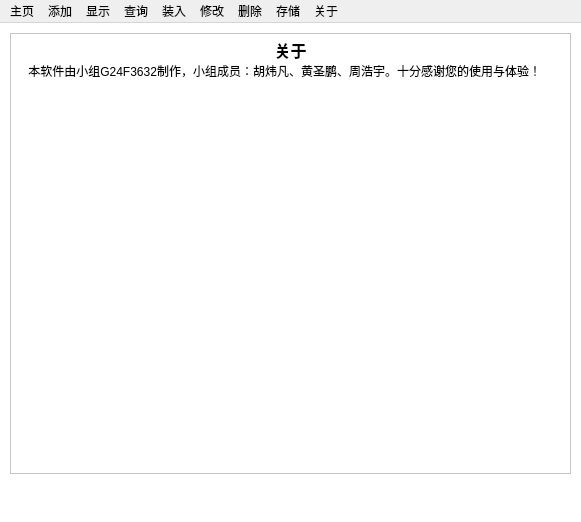
<?xml version="1.0" encoding="UTF-8"?>
<ui version="4.0">
 <class>MainWindow</class>
 <widget class="QMainWindow" name="MainWindow">
  <property name="geometry">
   <rect>
    <x>0</x>
    <y>0</y>
    <width>581</width>
    <height>522</height>
   </rect>
  </property>
  <property name="windowTitle">
   <string>MainWindow</string>
  </property>
  <widget class="QWidget" name="centralwidget">
   <widget class="QWidget" name="homePageWidget" native="true">
    <property name="geometry">
     <rect>
      <x>0</x>
      <y>0</y>
      <width>581</width>
      <height>501</height>
     </rect>
    </property>
    <property name="styleSheet">
     <string notr="true">QWidget {
	background: white;
}</string>
    </property>
    <widget class="QLabel" name="label">
     <property name="geometry">
      <rect>
       <x>190</x>
       <y>310</y>
       <width>191</width>
       <height>41</height>
      </rect>
     </property>
     <property name="font">
      <font>
       <pointsize>12</pointsize>
      </font>
     </property>
     <property name="text">
      <string>欢迎使用通讯录管理系统！</string>
     </property>
    </widget>
    <widget class="QLabel" name="label_2">
     <property name="geometry">
      <rect>
       <x>180</x>
       <y>370</y>
       <width>211</width>
       <height>41</height>
      </rect>
     </property>
     <property name="font">
      <font>
       <pointsize>12</pointsize>
      </font>
     </property>
     <property name="text">
      <string>请点击左侧按钮选择对应功能</string>
     </property>
    </widget>
    <widget class="QLabel" name="label_27">
     <property name="geometry">
      <rect>
       <x>220</x>
       <y>250</y>
       <width>131</width>
       <height>41</height>
      </rect>
     </property>
     <property name="font">
      <font>
       <pointsize>12</pointsize>
      </font>
     </property>
     <property name="text">
      <string>小组：G24F3632</string>
     </property>
    </widget>
    <widget class="QLabel" name="hfutLabel">
     <property name="geometry">
      <rect>
       <x>150</x>
       <y>60</y>
       <width>271</width>
       <height>161</height>
      </rect>
     </property>
     <property name="text">
      <string/>
     </property>
    </widget>
   </widget>
   <widget class="QWidget" name="addContactWidget" native="true">
    <property name="geometry">
     <rect>
      <x>0</x>
      <y>0</y>
      <width>581</width>
      <height>501</height>
     </rect>
    </property>
    <property name="styleSheet">
     <string notr="true">QWidget {
	background: white;
}</string>
    </property>
    <widget class="QLabel" name="label_5">
     <property name="geometry">
      <rect>
       <x>50</x>
       <y>40</y>
       <width>91</width>
       <height>21</height>
      </rect>
     </property>
     <property name="font">
      <font>
       <pointsize>11</pointsize>
      </font>
     </property>
     <property name="text">
      <string>联系人姓名：</string>
     </property>
    </widget>
    <widget class="QLabel" name="label_6">
     <property name="geometry">
      <rect>
       <x>50</x>
       <y>100</y>
       <width>91</width>
       <height>21</height>
      </rect>
     </property>
     <property name="font">
      <font>
       <pointsize>11</pointsize>
      </font>
     </property>
     <property name="text">
      <string>联系人电话：</string>
     </property>
    </widget>
    <widget class="QLabel" name="label_7">
     <property name="geometry">
      <rect>
       <x>50</x>
       <y>160</y>
       <width>91</width>
       <height>21</height>
      </rect>
     </property>
     <property name="font">
      <font>
       <pointsize>11</pointsize>
      </font>
     </property>
     <property name="text">
      <string>联系人邮编：</string>
     </property>
    </widget>
    <widget class="QLabel" name="label_8">
     <property name="geometry">
      <rect>
       <x>50</x>
       <y>220</y>
       <width>91</width>
       <height>21</height>
      </rect>
     </property>
     <property name="font">
      <font>
       <pointsize>11</pointsize>
      </font>
     </property>
     <property name="text">
      <string>联系人地址：</string>
     </property>
    </widget>
    <widget class="QLineEdit" name="addNameLineEdit">
     <property name="geometry">
      <rect>
       <x>150</x>
       <y>40</y>
       <width>391</width>
       <height>21</height>
      </rect>
     </property>
     <property name="font">
      <font>
       <pointsize>11</pointsize>
      </font>
     </property>
     <property name="text">
      <string/>
     </property>
    </widget>
    <widget class="QLineEdit" name="addPhoneLineEdit">
     <property name="geometry">
      <rect>
       <x>150</x>
       <y>100</y>
       <width>391</width>
       <height>21</height>
      </rect>
     </property>
     <property name="font">
      <font>
       <pointsize>11</pointsize>
      </font>
     </property>
     <property name="text">
      <string/>
     </property>
    </widget>
    <widget class="QLineEdit" name="addZipLineEdit">
     <property name="geometry">
      <rect>
       <x>150</x>
       <y>160</y>
       <width>391</width>
       <height>21</height>
      </rect>
     </property>
     <property name="font">
      <font>
       <pointsize>11</pointsize>
      </font>
     </property>
     <property name="text">
      <string/>
     </property>
    </widget>
    <widget class="QPlainTextEdit" name="addAddressPlainEdit">
     <property name="geometry">
      <rect>
       <x>150</x>
       <y>220</y>
       <width>391</width>
       <height>141</height>
      </rect>
     </property>
     <property name="font">
      <font>
       <pointsize>11</pointsize>
      </font>
     </property>
    </widget>
   </widget>
   <widget class="QWidget" name="showContactWidget" native="true">
    <property name="geometry">
     <rect>
      <x>0</x>
      <y>0</y>
      <width>581</width>
      <height>501</height>
     </rect>
    </property>
    <property name="styleSheet">
     <string notr="true">QWidget {
	background: white;
}</string>
    </property>
    <widget class="QLabel" name="label_9">
     <property name="geometry">
      <rect>
       <x>190</x>
       <y>200</y>
       <width>221</width>
       <height>51</height>
      </rect>
     </property>
     <property name="font">
      <font>
       <pointsize>12</pointsize>
      </font>
     </property>
     <property name="text">
      <string>通讯录中暂时没有联系人哦！</string>
     </property>
    </widget>
    <widget class="QTableWidget" name="contactTableWidget">
     <property name="geometry">
      <rect>
       <x>20</x>
       <y>20</y>
       <width>541</width>
       <height>431</height>
      </rect>
     </property>
     <property name="font">
      <font>
       <pointsize>11</pointsize>
      </font>
     </property>
     <attribute name="horizontalHeaderCascadingSectionResizes">
      <bool>true</bool>
     </attribute>
     <column>
      <property name="text">
       <string>姓名</string>
      </property>
     </column>
     <column>
      <property name="text">
       <string>电话</string>
      </property>
     </column>
     <column>
      <property name="text">
       <string>邮编</string>
      </property>
     </column>
     <column>
      <property name="text">
       <string>住址</string>
      </property>
     </column>
    </widget>
   </widget>
   <widget class="QWidget" name="checkContactWidget" native="true">
    <property name="geometry">
     <rect>
      <x>0</x>
      <y>0</y>
      <width>581</width>
      <height>501</height>
     </rect>
    </property>
    <property name="styleSheet">
     <string notr="true">QWidget {
	background: white;
}</string>
    </property>
    <widget class="QLabel" name="label_10">
     <property name="geometry">
      <rect>
       <x>20</x>
       <y>30</y>
       <width>151</width>
       <height>21</height>
      </rect>
     </property>
     <property name="font">
      <font>
       <pointsize>11</pointsize>
      </font>
     </property>
     <property name="text">
      <string>请输入要查询的项目：</string>
     </property>
    </widget>
    <widget class="QLineEdit" name="searchedLineEdit">
     <property name="geometry">
      <rect>
       <x>250</x>
       <y>30</y>
       <width>291</width>
       <height>21</height>
      </rect>
     </property>
     <property name="font">
      <font>
       <pointsize>11</pointsize>
      </font>
     </property>
     <property name="placeholderText">
      <string>请输入要查询的名称</string>
     </property>
    </widget>
    <widget class="QGroupBox" name="groupBox">
     <property name="geometry">
      <rect>
       <x>40</x>
       <y>80</y>
       <width>501</width>
       <height>351</height>
      </rect>
     </property>
     <property name="font">
      <font>
       <pointsize>10</pointsize>
      </font>
     </property>
     <property name="title">
      <string>查询结果</string>
     </property>
     <widget class="QLabel" name="label_11">
      <property name="geometry">
       <rect>
        <x>30</x>
        <y>50</y>
        <width>51</width>
        <height>21</height>
       </rect>
      </property>
      <property name="font">
       <font>
        <pointsize>11</pointsize>
       </font>
      </property>
      <property name="text">
       <string>姓名：</string>
      </property>
     </widget>
     <widget class="QLabel" name="label_12">
      <property name="geometry">
       <rect>
        <x>30</x>
        <y>100</y>
        <width>51</width>
        <height>21</height>
       </rect>
      </property>
      <property name="font">
       <font>
        <pointsize>11</pointsize>
       </font>
      </property>
      <property name="text">
       <string>电话：</string>
      </property>
     </widget>
     <widget class="QLabel" name="label_13">
      <property name="geometry">
       <rect>
        <x>30</x>
        <y>150</y>
        <width>51</width>
        <height>21</height>
       </rect>
      </property>
      <property name="font">
       <font>
        <pointsize>11</pointsize>
       </font>
      </property>
      <property name="text">
       <string>邮编：</string>
      </property>
     </widget>
     <widget class="QLabel" name="label_14">
      <property name="geometry">
       <rect>
        <x>30</x>
        <y>200</y>
        <width>51</width>
        <height>21</height>
       </rect>
      </property>
      <property name="font">
       <font>
        <pointsize>11</pointsize>
       </font>
      </property>
      <property name="text">
       <string>地址：</string>
      </property>
     </widget>
     <widget class="QLineEdit" name="checkNameLineEdit">
      <property name="geometry">
       <rect>
        <x>90</x>
        <y>50</y>
        <width>381</width>
        <height>21</height>
       </rect>
      </property>
     </widget>
     <widget class="QLineEdit" name="checkPhoneLineEdit">
      <property name="geometry">
       <rect>
        <x>90</x>
        <y>100</y>
        <width>381</width>
        <height>21</height>
       </rect>
      </property>
     </widget>
     <widget class="QLineEdit" name="checkZipLineEdit">
      <property name="geometry">
       <rect>
        <x>90</x>
        <y>150</y>
        <width>381</width>
        <height>21</height>
       </rect>
      </property>
     </widget>
     <widget class="QPlainTextEdit" name="checkAddressLineEdit">
      <property name="geometry">
       <rect>
        <x>90</x>
        <y>200</y>
        <width>381</width>
        <height>121</height>
       </rect>
      </property>
     </widget>
    </widget>
    <widget class="QComboBox" name="comboBox">
     <property name="geometry">
      <rect>
       <x>170</x>
       <y>30</y>
       <width>71</width>
       <height>22</height>
      </rect>
     </property>
     <property name="font">
      <font>
       <pointsize>11</pointsize>
      </font>
     </property>
     <item>
      <property name="text">
       <string>姓名</string>
      </property>
     </item>
     <item>
      <property name="text">
       <string>电话</string>
      </property>
     </item>
     <item>
      <property name="text">
       <string>邮编</string>
      </property>
     </item>
     <item>
      <property name="text">
       <string>住址</string>
      </property>
     </item>
    </widget>
   </widget>
   <widget class="QWidget" name="storeContactWidget" native="true">
    <property name="geometry">
     <rect>
      <x>0</x>
      <y>0</y>
      <width>581</width>
      <height>501</height>
     </rect>
    </property>
    <property name="styleSheet">
     <string notr="true">QWidget {
	background: white;
}</string>
    </property>
    <widget class="QLabel" name="label_15">
     <property name="geometry">
      <rect>
       <x>40</x>
       <y>30</y>
       <width>171</width>
       <height>31</height>
      </rect>
     </property>
     <property name="font">
      <font>
       <pointsize>11</pointsize>
      </font>
     </property>
     <property name="text">
      <string>请输入要保存的文件名：</string>
     </property>
    </widget>
    <widget class="QLineEdit" name="saveFileNameLineEdit">
     <property name="geometry">
      <rect>
       <x>40</x>
       <y>70</y>
       <width>461</width>
       <height>21</height>
      </rect>
     </property>
     <property name="font">
      <font>
       <pointsize>11</pointsize>
      </font>
     </property>
     <property name="placeholderText">
      <string>请在此输入要保存的文件名</string>
     </property>
    </widget>
    <widget class="QLabel" name="label_16">
     <property name="geometry">
      <rect>
       <x>510</x>
       <y>70</y>
       <width>31</width>
       <height>21</height>
      </rect>
     </property>
     <property name="font">
      <font>
       <pointsize>11</pointsize>
      </font>
     </property>
     <property name="text">
      <string>.csv</string>
     </property>
    </widget>
    <widget class="QLabel" name="label_17">
     <property name="geometry">
      <rect>
       <x>40</x>
       <y>110</y>
       <width>111</width>
       <height>21</height>
      </rect>
     </property>
     <property name="font">
      <font>
       <pointsize>11</pointsize>
      </font>
     </property>
     <property name="text">
      <string>当前保存位置：</string>
     </property>
    </widget>
    <widget class="QPlainTextEdit" name="saveFileRootPlainTextEdit">
     <property name="geometry">
      <rect>
       <x>40</x>
       <y>140</y>
       <width>501</width>
       <height>271</height>
      </rect>
     </property>
    </widget>
   </widget>
   <widget class="QWidget" name="loadContactWidget" native="true">
    <property name="geometry">
     <rect>
      <x>0</x>
      <y>0</y>
      <width>581</width>
      <height>501</height>
     </rect>
    </property>
    <property name="styleSheet">
     <string notr="true">QWidget {
	background: white;
}</string>
    </property>
    <widget class="QLabel" name="label_18">
     <property name="geometry">
      <rect>
       <x>30</x>
       <y>30</y>
       <width>151</width>
       <height>21</height>
      </rect>
     </property>
     <property name="font">
      <font>
       <pointsize>11</pointsize>
      </font>
     </property>
     <property name="text">
      <string>请选择要读入的文件：</string>
     </property>
    </widget>
    <widget class="QLineEdit" name="csvPathLineEdit">
     <property name="geometry">
      <rect>
       <x>190</x>
       <y>30</y>
       <width>361</width>
       <height>21</height>
      </rect>
     </property>
     <property name="font">
      <font>
       <pointsize>11</pointsize>
      </font>
     </property>
     <property name="placeholderText">
      <string>请点击右侧按钮选择文件（.csv)</string>
     </property>
    </widget>
    <widget class="QPlainTextEdit" name="loadProgressPlainTextEdit">
     <property name="geometry">
      <rect>
       <x>30</x>
       <y>80</y>
       <width>521</width>
       <height>361</height>
      </rect>
     </property>
    </widget>
   </widget>
   <widget class="QWidget" name="deleteContactWidget" native="true">
    <property name="geometry">
     <rect>
      <x>0</x>
      <y>0</y>
      <width>581</width>
      <height>501</height>
     </rect>
    </property>
    <property name="styleSheet">
     <string notr="true">QWidget {
	background: white;
}</string>
    </property>
    <widget class="QLabel" name="label_19">
     <property name="geometry">
      <rect>
       <x>20</x>
       <y>20</y>
       <width>151</width>
       <height>21</height>
      </rect>
     </property>
     <property name="font">
      <font>
       <pointsize>11</pointsize>
      </font>
     </property>
     <property name="text">
      <string>请输入要删除的内容：</string>
     </property>
    </widget>
    <widget class="QComboBox" name="deleteContactComboBox">
     <property name="geometry">
      <rect>
       <x>180</x>
       <y>20</y>
       <width>69</width>
       <height>22</height>
      </rect>
     </property>
     <property name="font">
      <font>
       <pointsize>11</pointsize>
      </font>
     </property>
     <item>
      <property name="text">
       <string>按姓名</string>
      </property>
     </item>
     <item>
      <property name="text">
       <string>按电话</string>
      </property>
     </item>
     <item>
      <property name="text">
       <string>按邮编</string>
      </property>
     </item>
     <item>
      <property name="text">
       <string>按住址</string>
      </property>
     </item>
    </widget>
    <widget class="QLineEdit" name="deleteContactInfoLineEdit">
     <property name="geometry">
      <rect>
       <x>260</x>
       <y>20</y>
       <width>301</width>
       <height>21</height>
      </rect>
     </property>
     <property name="font">
      <font>
       <pointsize>11</pointsize>
      </font>
     </property>
     <property name="placeholderText">
      <string>请在此处输入要删除的信息</string>
     </property>
    </widget>
    <widget class="QTabWidget" name="tabWidget">
     <property name="geometry">
      <rect>
       <x>20</x>
       <y>60</y>
       <width>551</width>
       <height>381</height>
      </rect>
     </property>
     <property name="currentIndex">
      <number>0</number>
     </property>
     <widget class="QWidget" name="tab1">
      <attribute name="title">
       <string>信息</string>
      </attribute>
      <widget class="QTableWidget" name="deleteContactTableWidget">
       <property name="geometry">
        <rect>
         <x>0</x>
         <y>0</y>
         <width>541</width>
         <height>351</height>
        </rect>
       </property>
       <column>
        <property name="text">
         <string>姓名</string>
        </property>
       </column>
       <column>
        <property name="text">
         <string>电话</string>
        </property>
       </column>
       <column>
        <property name="text">
         <string>邮编</string>
        </property>
       </column>
       <column>
        <property name="text">
         <string>住址</string>
        </property>
       </column>
      </widget>
     </widget>
    </widget>
   </widget>
   <widget class="QWidget" name="modifyContactWidget" native="true">
    <property name="geometry">
     <rect>
      <x>0</x>
      <y>0</y>
      <width>581</width>
      <height>501</height>
     </rect>
    </property>
    <property name="styleSheet">
     <string notr="true">QWidget {
	background: white;
}</string>
    </property>
    <widget class="QLabel" name="label_20">
     <property name="geometry">
      <rect>
       <x>30</x>
       <y>20</y>
       <width>151</width>
       <height>21</height>
      </rect>
     </property>
     <property name="font">
      <font>
       <pointsize>11</pointsize>
      </font>
     </property>
     <property name="text">
      <string>请输入要修改的信息：</string>
     </property>
    </widget>
    <widget class="QComboBox" name="comboBox_2">
     <property name="geometry">
      <rect>
       <x>180</x>
       <y>20</y>
       <width>71</width>
       <height>22</height>
      </rect>
     </property>
     <property name="font">
      <font>
       <pointsize>11</pointsize>
      </font>
     </property>
     <item>
      <property name="text">
       <string>姓名</string>
      </property>
     </item>
     <item>
      <property name="text">
       <string>电话</string>
      </property>
     </item>
     <item>
      <property name="text">
       <string>邮编</string>
      </property>
     </item>
     <item>
      <property name="text">
       <string>住址</string>
      </property>
     </item>
    </widget>
    <widget class="QLineEdit" name="modifyInfoLineEdit">
     <property name="geometry">
      <rect>
       <x>260</x>
       <y>20</y>
       <width>261</width>
       <height>21</height>
      </rect>
     </property>
     <property name="font">
      <font>
       <pointsize>11</pointsize>
      </font>
     </property>
     <property name="placeholderText">
      <string>请输入要修改的信息</string>
     </property>
    </widget>
    <widget class="QLabel" name="label_21">
     <property name="geometry">
      <rect>
       <x>70</x>
       <y>100</y>
       <width>53</width>
       <height>21</height>
      </rect>
     </property>
     <property name="font">
      <font>
       <pointsize>11</pointsize>
      </font>
     </property>
     <property name="text">
      <string>姓名：</string>
     </property>
    </widget>
    <widget class="QLabel" name="label_22">
     <property name="geometry">
      <rect>
       <x>70</x>
       <y>150</y>
       <width>53</width>
       <height>21</height>
      </rect>
     </property>
     <property name="font">
      <font>
       <pointsize>11</pointsize>
      </font>
     </property>
     <property name="text">
      <string>电话：</string>
     </property>
    </widget>
    <widget class="QLabel" name="label_23">
     <property name="geometry">
      <rect>
       <x>70</x>
       <y>200</y>
       <width>53</width>
       <height>21</height>
      </rect>
     </property>
     <property name="font">
      <font>
       <pointsize>11</pointsize>
      </font>
     </property>
     <property name="text">
      <string>邮编：</string>
     </property>
    </widget>
    <widget class="QLabel" name="label_24">
     <property name="geometry">
      <rect>
       <x>70</x>
       <y>250</y>
       <width>53</width>
       <height>21</height>
      </rect>
     </property>
     <property name="font">
      <font>
       <pointsize>11</pointsize>
      </font>
     </property>
     <property name="text">
      <string>住址：</string>
     </property>
    </widget>
    <widget class="QLineEdit" name="nameModifyLineEdit">
     <property name="geometry">
      <rect>
       <x>130</x>
       <y>100</y>
       <width>391</width>
       <height>21</height>
      </rect>
     </property>
     <property name="font">
      <font>
       <pointsize>11</pointsize>
      </font>
     </property>
    </widget>
    <widget class="QLineEdit" name="phoneModifyLineEdit">
     <property name="geometry">
      <rect>
       <x>130</x>
       <y>150</y>
       <width>391</width>
       <height>21</height>
      </rect>
     </property>
     <property name="font">
      <font>
       <pointsize>11</pointsize>
      </font>
     </property>
    </widget>
    <widget class="QLineEdit" name="zipModifyLineEdit">
     <property name="geometry">
      <rect>
       <x>130</x>
       <y>200</y>
       <width>391</width>
       <height>21</height>
      </rect>
     </property>
     <property name="font">
      <font>
       <pointsize>11</pointsize>
      </font>
     </property>
    </widget>
    <widget class="QPlainTextEdit" name="addressModifyPlainTextEdit">
     <property name="geometry">
      <rect>
       <x>130</x>
       <y>250</y>
       <width>391</width>
       <height>111</height>
      </rect>
     </property>
     <property name="font">
      <font>
       <pointsize>11</pointsize>
      </font>
     </property>
    </widget>
    <widget class="QLabel" name="label_25">
     <property name="geometry">
      <rect>
       <x>70</x>
       <y>60</y>
       <width>91</width>
       <height>16</height>
      </rect>
     </property>
     <property name="styleSheet">
      <string notr="true">QLabel {
	color: grey;
}</string>
     </property>
     <property name="text">
      <string>默认则不修改！</string>
     </property>
    </widget>
   </widget>
   <widget class="QWidget" name="aboutWidget" native="true">
    <property name="geometry">
     <rect>
      <x>0</x>
      <y>0</y>
      <width>581</width>
      <height>501</height>
     </rect>
    </property>
    <property name="styleSheet">
     <string notr="true">QWidget {
	background: white;
}</string>
    </property>
    <widget class="QTextEdit" name="aboutTextEdit">
     <property name="geometry">
      <rect>
       <x>10</x>
       <y>10</y>
       <width>561</width>
       <height>441</height>
      </rect>
     </property>
     <property name="html">
      <string>&lt;!DOCTYPE HTML PUBLIC &quot;-//W3C//DTD HTML 4.0//EN&quot; &quot;http://www.w3.org/TR/REC-html40/strict.dtd&quot;&gt;
&lt;html&gt;&lt;head&gt;&lt;meta name=&quot;qrichtext&quot; content=&quot;1&quot; /&gt;&lt;meta charset=&quot;utf-8&quot; /&gt;&lt;style type=&quot;text/css&quot;&gt;
p, li { white-space: pre-wrap; }
hr { height: 1px; border-width: 0; }
li.unchecked::marker { content: &quot;\2610&quot;; }
li.checked::marker { content: &quot;\2612&quot;; }
&lt;/style&gt;&lt;/head&gt;&lt;body style=&quot; font-family:'Microsoft YaHei UI'; font-size:9pt; font-weight:400; font-style:normal;&quot;&gt;
&lt;p align=&quot;center&quot; style=&quot; margin-top:0px; margin-bottom:0px; margin-left:0px; margin-right:0px; -qt-block-indent:0; text-indent:0px;&quot;&gt;&lt;span style=&quot; font-size:12pt; font-weight:700;&quot;&gt;关于&lt;/span&gt;&lt;/p&gt;
&lt;p align=&quot;center&quot; style=&quot; margin-top:0px; margin-bottom:0px; margin-left:0px; margin-right:0px; -qt-block-indent:0; text-indent:0px;&quot;&gt;&lt;img src=&quot;:/images/imgs/icons.ico&quot; /&gt;&lt;/p&gt;
&lt;p style=&quot; margin-top:0px; margin-bottom:0px; margin-left:0px; margin-right:0px; -qt-block-indent:0; text-indent:0px;&quot;&gt;&lt;span style=&quot; font-weight:700;&quot;&gt;    &lt;/span&gt;本软件由小组G24F3632制作，小组成员：胡炜凡、黄圣鹏、周浩宇。十分感谢您的使用与体验！&lt;/p&gt;&lt;/body&gt;&lt;/html&gt;</string>
     </property>
    </widget>
   </widget>
   <zorder>addContactWidget</zorder>
   <zorder>showContactWidget</zorder>
   <zorder>checkContactWidget</zorder>
   <zorder>loadContactWidget</zorder>
   <zorder>modifyContactWidget</zorder>
   <zorder>deleteContactWidget</zorder>
   <zorder>storeContactWidget</zorder>
   <zorder>homePageWidget</zorder>
   <zorder>aboutWidget</zorder>
  </widget>
  <widget class="QMenuBar" name="menuBar">
   <property name="geometry">
    <rect>
     <x>0</x>
     <y>0</y>
     <width>581</width>
     <height>21</height>
    </rect>
   </property>
   <widget class="QMenu" name="menu">
    <property name="title">
     <string>主页</string>
    </property>
    <addaction name="backHomePage"/>
   </widget>
   <widget class="QMenu" name="menu_4">
    <property name="title">
     <string>关于</string>
    </property>
    <addaction name="about"/>
   </widget>
   <widget class="QMenu" name="menu_5">
    <property name="title">
     <string>添加</string>
    </property>
    <addaction name="addContact"/>
    <addaction name="separator"/>
    <addaction name="addContactAdd"/>
    <addaction name="addContactReset"/>
   </widget>
   <widget class="QMenu" name="menu_6">
    <property name="title">
     <string>显示</string>
    </property>
    <addaction name="showContact"/>
   </widget>
   <widget class="QMenu" name="menu_7">
    <property name="title">
     <string>查询</string>
    </property>
    <addaction name="searchContact"/>
    <addaction name="separator"/>
    <addaction name="searchContactStart"/>
   </widget>
   <widget class="QMenu" name="menu_3">
    <property name="title">
     <string>装入</string>
    </property>
    <addaction name="loadContact"/>
    <addaction name="separator"/>
    <addaction name="loadContactSelect"/>
    <addaction name="loadContactRead"/>
   </widget>
   <widget class="QMenu" name="menu_8">
    <property name="title">
     <string>修改</string>
    </property>
    <addaction name="modifyContact"/>
    <addaction name="separator"/>
    <addaction name="modifyContactSearch"/>
    <addaction name="modifyContactSave"/>
   </widget>
   <widget class="QMenu" name="menu_9">
    <property name="title">
     <string>删除</string>
    </property>
    <addaction name="deleteContact"/>
    <addaction name="separator"/>
    <addaction name="deleteContactSearch"/>
    <addaction name="deleteContactDelete"/>
   </widget>
   <widget class="QMenu" name="menu_10">
    <property name="title">
     <string>存储</string>
    </property>
    <addaction name="storeContact"/>
    <addaction name="separator"/>
    <addaction name="storeContactSave"/>
    <addaction name="storeContactReset"/>
    <addaction name="storeContactSelectRoot"/>
   </widget>
   <addaction name="menu"/>
   <addaction name="menu_5"/>
   <addaction name="menu_6"/>
   <addaction name="menu_7"/>
   <addaction name="menu_3"/>
   <addaction name="menu_8"/>
   <addaction name="menu_9"/>
   <addaction name="menu_10"/>
   <addaction name="menu_4"/>
  </widget>
  <action name="backHomePage">
   <property name="icon">
    <iconset resource="Resources/resources.qrc">
     <normaloff>:/images/imgs/homePage.png</normaloff>:/images/imgs/homePage.png</iconset>
   </property>
   <property name="text">
    <string>返回主页</string>
   </property>
  </action>
  <action name="about">
   <property name="icon">
    <iconset resource="Resources/resources.qrc">
     <normaloff>:/images/imgs/about.png</normaloff>:/images/imgs/about.png</iconset>
   </property>
   <property name="text">
    <string>关于</string>
   </property>
  </action>
  <action name="addContactReset">
   <property name="icon">
    <iconset resource="Resources/resources.qrc">
     <normaloff>:/images/imgs/reset.png</normaloff>:/images/imgs/reset.png</iconset>
   </property>
   <property name="text">
    <string>重置</string>
   </property>
  </action>
  <action name="addContactAdd">
   <property name="icon">
    <iconset resource="Resources/resources.qrc">
     <normaloff>:/images/imgs/add.png</normaloff>:/images/imgs/add.png</iconset>
   </property>
   <property name="text">
    <string>添加</string>
   </property>
  </action>
  <action name="addContact">
   <property name="icon">
    <iconset resource="Resources/resources.qrc">
     <normaloff>:/images/imgs/addContact.png</normaloff>:/images/imgs/addContact.png</iconset>
   </property>
   <property name="text">
    <string>转到页面</string>
   </property>
  </action>
  <action name="showContact">
   <property name="icon">
    <iconset resource="Resources/resources.qrc">
     <normaloff>:/images/imgs/showContact.png</normaloff>:/images/imgs/showContact.png</iconset>
   </property>
   <property name="text">
    <string>转到页面</string>
   </property>
  </action>
  <action name="searchContactStart">
   <property name="icon">
    <iconset resource="Resources/resources.qrc">
     <normaloff>:/images/imgs/start.png</normaloff>:/images/imgs/start.png</iconset>
   </property>
   <property name="text">
    <string>开始查询</string>
   </property>
  </action>
  <action name="searchContact">
   <property name="icon">
    <iconset resource="Resources/resources.qrc">
     <normaloff>:/images/imgs/search.png</normaloff>:/images/imgs/search.png</iconset>
   </property>
   <property name="text">
    <string>转到页面</string>
   </property>
  </action>
  <action name="loadContactSelect">
   <property name="icon">
    <iconset resource="Resources/resources.qrc">
     <normaloff>:/images/imgs/select.png</normaloff>:/images/imgs/select.png</iconset>
   </property>
   <property name="text">
    <string>选择文件</string>
   </property>
  </action>
  <action name="loadContactRead">
   <property name="icon">
    <iconset resource="Resources/resources.qrc">
     <normaloff>:/images/imgs/upload.png</normaloff>:/images/imgs/upload.png</iconset>
   </property>
   <property name="text">
    <string>开始读入</string>
   </property>
  </action>
  <action name="loadContact">
   <property name="icon">
    <iconset resource="Resources/resources.qrc">
     <normaloff>:/images/imgs/csv.png</normaloff>:/images/imgs/csv.png</iconset>
   </property>
   <property name="text">
    <string>转到页面</string>
   </property>
  </action>
  <action name="modifyContact">
   <property name="icon">
    <iconset resource="Resources/resources.qrc">
     <normaloff>:/images/imgs/modify.png</normaloff>:/images/imgs/modify.png</iconset>
   </property>
   <property name="text">
    <string>转到页面</string>
   </property>
  </action>
  <action name="modifyContactSearch">
   <property name="icon">
    <iconset resource="Resources/resources.qrc">
     <normaloff>:/images/imgs/search.png</normaloff>:/images/imgs/search.png</iconset>
   </property>
   <property name="text">
    <string>查询</string>
   </property>
  </action>
  <action name="modifyContactSave">
   <property name="icon">
    <iconset resource="Resources/resources.qrc">
     <normaloff>:/images/imgs/save.png</normaloff>:/images/imgs/save.png</iconset>
   </property>
   <property name="text">
    <string>保存</string>
   </property>
  </action>
  <action name="deleteContact">
   <property name="icon">
    <iconset resource="Resources/resources.qrc">
     <normaloff>:/images/imgs/delete.png</normaloff>:/images/imgs/delete.png</iconset>
   </property>
   <property name="text">
    <string>转到页面</string>
   </property>
  </action>
  <action name="deleteContactSearch">
   <property name="icon">
    <iconset resource="Resources/resources.qrc">
     <normaloff>:/images/imgs/search.png</normaloff>:/images/imgs/search.png</iconset>
   </property>
   <property name="text">
    <string>查询</string>
   </property>
  </action>
  <action name="deleteContactDelete">
   <property name="icon">
    <iconset resource="Resources/resources.qrc">
     <normaloff>:/images/imgs/quit.png</normaloff>:/images/imgs/quit.png</iconset>
   </property>
   <property name="text">
    <string>删除</string>
   </property>
  </action>
  <action name="storeContact">
   <property name="icon">
    <iconset resource="Resources/resources.qrc">
     <normaloff>:/images/imgs/storage.png</normaloff>:/images/imgs/storage.png</iconset>
   </property>
   <property name="text">
    <string>转到页面</string>
   </property>
  </action>
  <action name="storeContactSave">
   <property name="icon">
    <iconset resource="Resources/resources.qrc">
     <normaloff>:/images/imgs/save.png</normaloff>:/images/imgs/save.png</iconset>
   </property>
   <property name="text">
    <string>保存</string>
   </property>
  </action>
  <action name="storeContactReset">
   <property name="icon">
    <iconset resource="Resources/resources.qrc">
     <normaloff>:/images/imgs/reset.png</normaloff>:/images/imgs/reset.png</iconset>
   </property>
   <property name="text">
    <string>重置</string>
   </property>
  </action>
  <action name="storeContactSelectRoot">
   <property name="icon">
    <iconset resource="Resources/resources.qrc">
     <normaloff>:/images/imgs/select.png</normaloff>:/images/imgs/select.png</iconset>
   </property>
   <property name="text">
    <string>选择保存位置</string>
   </property>
  </action>
 </widget>
 <resources>
  <include location="Resources/resources.qrc"/>
 </resources>
 <connections/>
</ui>
